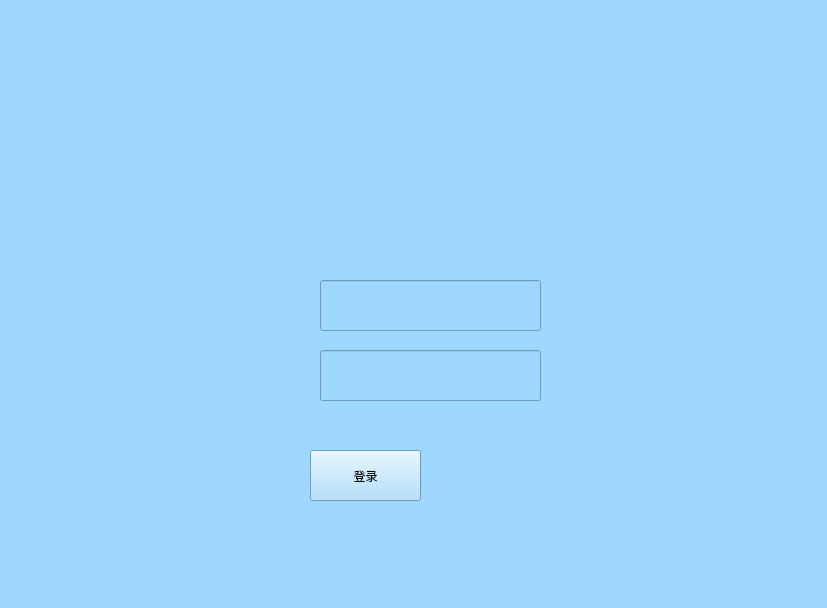
<?xml version="1.0" encoding="UTF-8"?>
<ui version="4.0">
 <class>Widget</class>
 <widget class="QWidget" name="Widget">
  <property name="geometry">
   <rect>
    <x>0</x>
    <y>0</y>
    <width>827</width>
    <height>608</height>
   </rect>
  </property>
  <property name="windowTitle">
   <string>欢迎使用本系统</string>
  </property>
  <property name="styleSheet">
   <string notr="true">background-color: rgb(158, 216, 255);

</string>
  </property>
  <widget class="QLabel" name="label">
   <property name="geometry">
    <rect>
     <x>70</x>
     <y>0</y>
     <width>691</width>
     <height>191</height>
    </rect>
   </property>
   <property name="styleSheet">
    <string notr="true">border-image: url(:/imag/img.png);</string>
   </property>
   <property name="text">
    <string/>
   </property>
  </widget>
  <widget class="QLabel" name="label_2">
   <property name="geometry">
    <rect>
     <x>180</x>
     <y>270</y>
     <width>461</width>
     <height>141</height>
    </rect>
   </property>
   <property name="styleSheet">
    <string notr="true">border-image: url(:/imag/log.png);</string>
   </property>
   <property name="text">
    <string/>
   </property>
  </widget>
  <widget class="QLineEdit" name="lineEdit">
   <property name="geometry">
    <rect>
     <x>320</x>
     <y>280</y>
     <width>221</width>
     <height>51</height>
    </rect>
   </property>
  </widget>
  <widget class="QLineEdit" name="lineEdit_2">
   <property name="geometry">
    <rect>
     <x>320</x>
     <y>350</y>
     <width>221</width>
     <height>51</height>
    </rect>
   </property>
  </widget>
  <widget class="QPushButton" name="pushButton">
   <property name="geometry">
    <rect>
     <x>310</x>
     <y>450</y>
     <width>111</width>
     <height>51</height>
    </rect>
   </property>
   <property name="styleSheet">
    <string notr="true">font: 12pt &quot;等线&quot;;</string>
   </property>
   <property name="text">
    <string>登录</string>
   </property>
  </widget>
  <widget class="QLabel" name="label_3">
   <property name="geometry">
    <rect>
     <x>40</x>
     <y>480</y>
     <width>251</width>
     <height>101</height>
    </rect>
   </property>
   <property name="text">
    <string/>
   </property>
  </widget>
 </widget>
 <layoutdefault spacing="6" margin="11"/>
 <resources/>
 <connections/>
</ui>
